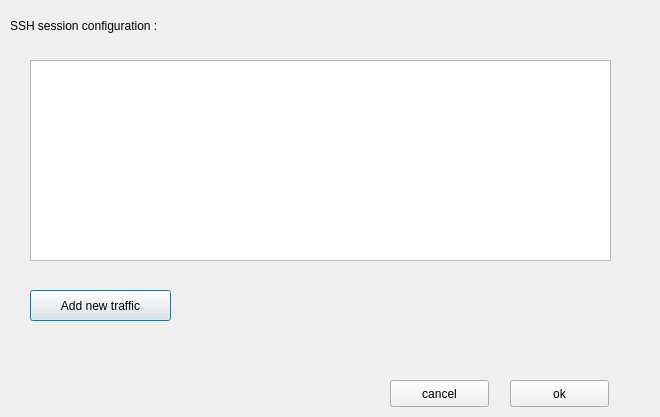
<?xml version="1.0" encoding="UTF-8"?>
<ui version="4.0">
 <class>Dialog</class>
 <widget class="QDialog" name="Dialog">
  <property name="geometry">
   <rect>
    <x>0</x>
    <y>0</y>
    <width>660</width>
    <height>417</height>
   </rect>
  </property>
  <property name="windowTitle">
   <string>Dialog</string>
  </property>
  <widget class="QTableWidget" name="tableWidget">
   <property name="geometry">
    <rect>
     <x>30</x>
     <y>60</y>
     <width>581</width>
     <height>201</height>
    </rect>
   </property>
  </widget>
  <widget class="QLabel" name="label">
   <property name="geometry">
    <rect>
     <x>10</x>
     <y>10</y>
     <width>191</width>
     <height>31</height>
    </rect>
   </property>
   <property name="text">
    <string>SSH session configuration :</string>
   </property>
  </widget>
  <widget class="QPushButton" name="add_new_host">
   <property name="geometry">
    <rect>
     <x>30</x>
     <y>290</y>
     <width>141</width>
     <height>31</height>
    </rect>
   </property>
   <property name="text">
    <string>Add new traffic</string>
   </property>
  </widget>
  <widget class="QPushButton" name="cancel_button">
   <property name="geometry">
    <rect>
     <x>390</x>
     <y>380</y>
     <width>99</width>
     <height>27</height>
    </rect>
   </property>
   <property name="text">
    <string>cancel</string>
   </property>
  </widget>
  <widget class="QPushButton" name="ok_button">
   <property name="geometry">
    <rect>
     <x>510</x>
     <y>380</y>
     <width>99</width>
     <height>27</height>
    </rect>
   </property>
   <property name="text">
    <string>ok</string>
   </property>
  </widget>
 </widget>
 <resources/>
 <connections/>
</ui>
